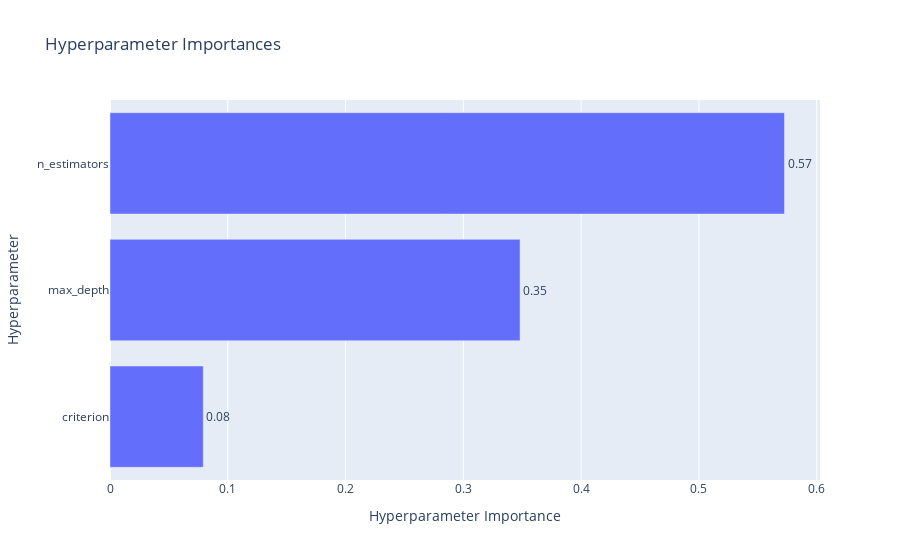

This figure's notebook cell:
### Code cell
optuna.visualization.plot_param_importances(study)

### Figure 1 — Plotly figure (JSON) as saved in the notebook; plotly's stock layout.template omitted (floating-point values rounded to 4 significant figures)
{"data": [{"cliponaxis": false, "hovertemplate": ["criterion (CategoricalDistribution): 0.0791889268054472<extra></extra>", "max_depth (IntDistribution): 0.3481551830336364<extra></extra>", "n_estimators (IntDistribution): 0.5726558901609163<extra></extra>"], "name": "Objective Value", "orientation": "h", "text": ["0.08", "0.35", "0.57"], "textposition": "outside", "type": "bar", "x": [0.07919, 0.3482, 0.5727], "y": ["criterion", "max_depth", "n_estimators"]}], "layout": {"title": {"text": "Hyperparameter Importances"}, "xaxis": {"title": {"text": "Hyperparameter Importance"}}, "yaxis": {"title": {"text": "Hyperparameter"}}}}
